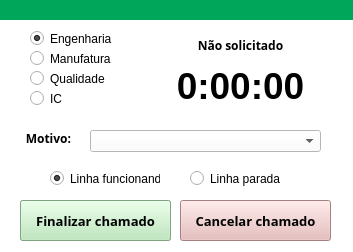
<?xml version="1.0" encoding="UTF-8"?>
<ui version="4.0">
 <class>MainWindow</class>
 <widget class="QMainWindow" name="MainWindow">
  <property name="geometry">
   <rect>
    <x>0</x>
    <y>0</y>
    <width>353</width>
    <height>252</height>
   </rect>
  </property>
  <property name="minimumSize">
   <size>
    <width>346</width>
    <height>133</height>
   </size>
  </property>
  <property name="maximumSize">
   <size>
    <width>600</width>
    <height>600</height>
   </size>
  </property>
  <property name="windowTitle">
   <string>Chamado</string>
  </property>
  <property name="styleSheet">
   <string notr="true">background-color: white;</string>
  </property>
  <widget class="QWidget" name="centralwidget">
   <widget class="QLabel" name="sup_verde">
    <property name="geometry">
     <rect>
      <x>0</x>
      <y>0</y>
      <width>508</width>
      <height>20</height>
     </rect>
    </property>
    <property name="styleSheet">
     <string notr="true">background: transparent;
background-color: rgb(0, 166, 90);
border-style: solid;
border-color: transparent;</string>
    </property>
    <property name="text">
     <string/>
    </property>
    <property name="alignment">
     <set>Qt::AlignCenter</set>
    </property>
   </widget>
   <widget class="QComboBox" name="lista_motivos">
    <property name="geometry">
     <rect>
      <x>90</x>
      <y>130</y>
      <width>231</width>
      <height>22</height>
     </rect>
    </property>
   </widget>
   <widget class="QPushButton" name="btn_solicitar">
    <property name="geometry">
     <rect>
      <x>20</x>
      <y>200</y>
      <width>151</width>
      <height>41</height>
     </rect>
    </property>
    <property name="sizePolicy">
     <sizepolicy hsizetype="Fixed" vsizetype="Fixed">
      <horstretch>0</horstretch>
      <verstretch>0</verstretch>
     </sizepolicy>
    </property>
    <property name="font">
     <font>
      <family>Segoe UI Semibold</family>
      <pointsize>10</pointsize>
      <weight>75</weight>
      <bold>true</bold>
     </font>
    </property>
    <property name="styleSheet">
     <string notr="true">background-color:rgb(180, 231, 180);</string>
    </property>
    <property name="text">
     <string>Solicitar suporte</string>
    </property>
   </widget>
   <widget class="QRadioButton" name="rd_btn_engenharia">
    <property name="enabled">
     <bool>true</bool>
    </property>
    <property name="geometry">
     <rect>
      <x>30</x>
      <y>30</y>
      <width>110</width>
      <height>17</height>
     </rect>
    </property>
    <property name="text">
     <string>Engenharia</string>
    </property>
    <property name="checked">
     <bool>true</bool>
    </property>
    <attribute name="buttonGroup">
     <string notr="true">group_time</string>
    </attribute>
   </widget>
   <widget class="QRadioButton" name="rd_btn_manufatura">
    <property name="enabled">
     <bool>true</bool>
    </property>
    <property name="geometry">
     <rect>
      <x>30</x>
      <y>50</y>
      <width>110</width>
      <height>17</height>
     </rect>
    </property>
    <property name="text">
     <string>Manufatura</string>
    </property>
    <attribute name="buttonGroup">
     <string notr="true">group_time</string>
    </attribute>
   </widget>
   <widget class="QRadioButton" name="rd_btn_ic">
    <property name="enabled">
     <bool>true</bool>
    </property>
    <property name="geometry">
     <rect>
      <x>30</x>
      <y>90</y>
      <width>110</width>
      <height>17</height>
     </rect>
    </property>
    <property name="text">
     <string>IC</string>
    </property>
    <attribute name="buttonGroup">
     <string notr="true">group_time</string>
    </attribute>
   </widget>
   <widget class="QRadioButton" name="rd_btn_qualidade">
    <property name="enabled">
     <bool>true</bool>
    </property>
    <property name="geometry">
     <rect>
      <x>30</x>
      <y>70</y>
      <width>110</width>
      <height>17</height>
     </rect>
    </property>
    <property name="text">
     <string>Qualidade</string>
    </property>
    <attribute name="buttonGroup">
     <string notr="true">group_time</string>
    </attribute>
   </widget>
   <widget class="QLabel" name="lbl_motivos">
    <property name="geometry">
     <rect>
      <x>10</x>
      <y>130</y>
      <width>61</width>
      <height>31</height>
     </rect>
    </property>
    <property name="font">
     <font>
      <family>Segoe UI Semibold</family>
      <pointsize>9</pointsize>
      <weight>75</weight>
      <bold>true</bold>
     </font>
    </property>
    <property name="text">
     <string>Motivo:</string>
    </property>
    <property name="alignment">
     <set>Qt::AlignRight|Qt::AlignTop|Qt::AlignTrailing</set>
    </property>
   </widget>
   <widget class="QLabel" name="lbl_tempo">
    <property name="geometry">
     <rect>
      <x>150</x>
      <y>60</y>
      <width>181</width>
      <height>51</height>
     </rect>
    </property>
    <property name="font">
     <font>
      <pointsize>28</pointsize>
      <weight>75</weight>
      <bold>true</bold>
     </font>
    </property>
    <property name="text">
     <string>0:00:00</string>
    </property>
    <property name="alignment">
     <set>Qt::AlignCenter</set>
    </property>
   </widget>
   <widget class="QLabel" name="lbl_status">
    <property name="geometry">
     <rect>
      <x>180</x>
      <y>30</y>
      <width>121</width>
      <height>31</height>
     </rect>
    </property>
    <property name="font">
     <font>
      <family>Segoe UI Semibold</family>
      <pointsize>9</pointsize>
      <weight>75</weight>
      <bold>true</bold>
     </font>
    </property>
    <property name="text">
     <string>Não solicitado</string>
    </property>
    <property name="alignment">
     <set>Qt::AlignCenter</set>
    </property>
   </widget>
   <widget class="QPushButton" name="btn_cancelar">
    <property name="enabled">
     <bool>true</bool>
    </property>
    <property name="geometry">
     <rect>
      <x>180</x>
      <y>200</y>
      <width>151</width>
      <height>41</height>
     </rect>
    </property>
    <property name="sizePolicy">
     <sizepolicy hsizetype="Fixed" vsizetype="Fixed">
      <horstretch>0</horstretch>
      <verstretch>0</verstretch>
     </sizepolicy>
    </property>
    <property name="font">
     <font>
      <family>Segoe UI Semibold</family>
      <pointsize>10</pointsize>
      <weight>75</weight>
      <bold>true</bold>
     </font>
    </property>
    <property name="styleSheet">
     <string notr="true">background-color:rgb(230, 180, 180);</string>
    </property>
    <property name="text">
     <string>Cancelar chamado</string>
    </property>
   </widget>
   <widget class="QPushButton" name="btn_finalizar">
    <property name="geometry">
     <rect>
      <x>20</x>
      <y>200</y>
      <width>151</width>
      <height>41</height>
     </rect>
    </property>
    <property name="sizePolicy">
     <sizepolicy hsizetype="Fixed" vsizetype="Fixed">
      <horstretch>0</horstretch>
      <verstretch>0</verstretch>
     </sizepolicy>
    </property>
    <property name="font">
     <font>
      <family>Segoe UI Semibold</family>
      <pointsize>10</pointsize>
      <weight>75</weight>
      <bold>true</bold>
     </font>
    </property>
    <property name="styleSheet">
     <string notr="true">background-color:rgb(180, 231, 180);</string>
    </property>
    <property name="text">
     <string>Finalizar chamado</string>
    </property>
   </widget>
   <widget class="QRadioButton" name="rd_btn_parada">
    <property name="enabled">
     <bool>true</bool>
    </property>
    <property name="geometry">
     <rect>
      <x>50</x>
      <y>170</y>
      <width>110</width>
      <height>17</height>
     </rect>
    </property>
    <property name="text">
     <string>Linha funcionando</string>
    </property>
    <property name="checked">
     <bool>true</bool>
    </property>
    <attribute name="buttonGroup">
     <string notr="true">status_linha</string>
    </attribute>
   </widget>
   <widget class="QRadioButton" name="rd_btn_rodando">
    <property name="enabled">
     <bool>true</bool>
    </property>
    <property name="geometry">
     <rect>
      <x>190</x>
      <y>170</y>
      <width>110</width>
      <height>17</height>
     </rect>
    </property>
    <property name="text">
     <string>Linha parada</string>
    </property>
    <attribute name="buttonGroup">
     <string notr="true">status_linha</string>
    </attribute>
   </widget>
  </widget>
 </widget>
 <resources/>
 <connections/>
 <buttongroups>
  <buttongroup name="status_linha"/>
  <buttongroup name="group_time"/>
 </buttongroups>
</ui>
